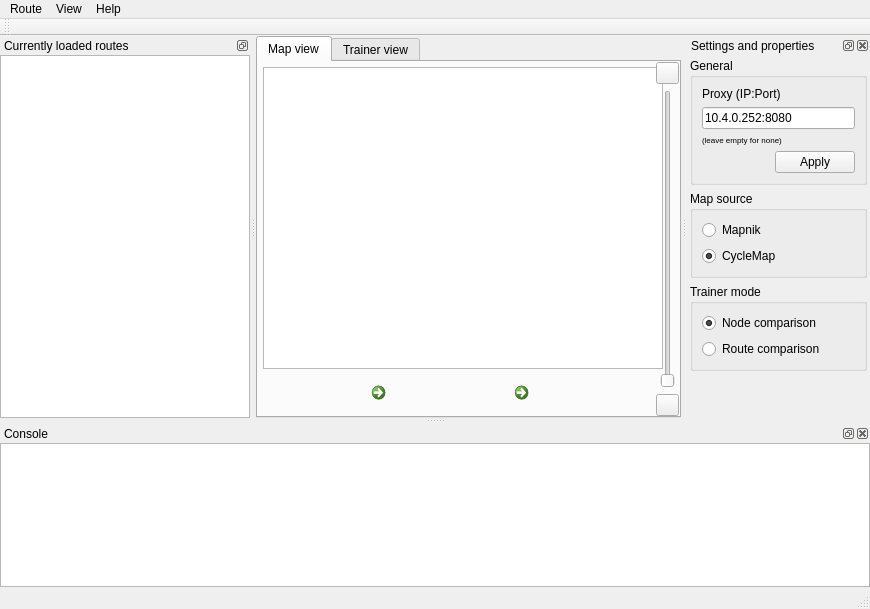
<?xml version="1.0" encoding="UTF-8"?>
<ui version="4.0">
 <class>MainWin</class>
 <widget class="QMainWindow" name="MainWin">
  <property name="geometry">
   <rect>
    <x>0</x>
    <y>0</y>
    <width>870</width>
    <height>609</height>
   </rect>
  </property>
  <property name="sizePolicy">
   <sizepolicy hsizetype="Preferred" vsizetype="Preferred">
    <horstretch>0</horstretch>
    <verstretch>0</verstretch>
   </sizepolicy>
  </property>
  <property name="windowTitle">
   <string>Tour Evaluation and Analysis</string>
  </property>
  <property name="windowIcon">
   <iconset>
    <normaloff>:/icons/icons/32x32_0320/cup.png</normaloff>:/icons/icons/32x32_0320/cup.png</iconset>
  </property>
  <widget class="QWidget" name="centralwidget">
   <property name="sizePolicy">
    <sizepolicy hsizetype="Expanding" vsizetype="Expanding">
     <horstretch>5</horstretch>
     <verstretch>0</verstretch>
    </sizepolicy>
   </property>
   <layout class="QHBoxLayout" name="horizontalLayout_5" stretch="0">
    <property name="sizeConstraint">
     <enum>QLayout::SetDefaultConstraint</enum>
    </property>
    <property name="margin">
     <number>0</number>
    </property>
    <item>
     <widget class="QTabWidget" name="tabwCentre">
      <property name="sizePolicy">
       <sizepolicy hsizetype="Expanding" vsizetype="Expanding">
        <horstretch>5</horstretch>
        <verstretch>10</verstretch>
       </sizepolicy>
      </property>
      <property name="minimumSize">
       <size>
        <width>400</width>
        <height>0</height>
       </size>
      </property>
      <property name="currentIndex">
       <number>0</number>
      </property>
      <property name="tabsClosable">
       <bool>false</bool>
      </property>
      <property name="movable">
       <bool>true</bool>
      </property>
      <widget class="QWidget" name="tabMap">
       <property name="sizePolicy">
        <sizepolicy hsizetype="Preferred" vsizetype="Preferred">
         <horstretch>0</horstretch>
         <verstretch>0</verstretch>
        </sizepolicy>
       </property>
       <attribute name="icon">
        <iconset>
         <normaloff>:/icons/icons/16x16_0560/map.png</normaloff>:/icons/icons/16x16_0560/map.png</iconset>
       </attribute>
       <attribute name="title">
        <string>Map view</string>
       </attribute>
       <layout class="QHBoxLayout" name="horizontalLayout_2">
        <property name="margin">
         <number>0</number>
        </property>
        <item>
         <layout class="QVBoxLayout" name="verticalLayout">
          <property name="margin">
           <number>5</number>
          </property>
          <item>
           <widget class="TEAView" name="graphicsView">
            <property name="sizePolicy">
             <sizepolicy hsizetype="MinimumExpanding" vsizetype="MinimumExpanding">
              <horstretch>0</horstretch>
              <verstretch>0</verstretch>
             </sizepolicy>
            </property>
            <property name="minimumSize">
             <size>
              <width>400</width>
              <height>300</height>
             </size>
            </property>
            <property name="cursor" stdset="0">
             <cursorShape>CrossCursor</cursorShape>
            </property>
            <property name="mouseTracking">
             <bool>true</bool>
            </property>
            <property name="frameShape">
             <enum>QFrame::StyledPanel</enum>
            </property>
            <property name="verticalScrollBarPolicy">
             <enum>Qt::ScrollBarAlwaysOff</enum>
            </property>
            <property name="horizontalScrollBarPolicy">
             <enum>Qt::ScrollBarAlwaysOff</enum>
            </property>
            <property name="renderHints">
             <set>QPainter::Antialiasing|QPainter::HighQualityAntialiasing|QPainter::SmoothPixmapTransform|QPainter::TextAntialiasing</set>
            </property>
            <property name="dragMode">
             <enum>QGraphicsView::ScrollHandDrag</enum>
            </property>
           </widget>
          </item>
          <item>
           <layout class="QHBoxLayout" name="horizontalLayout">
            <item>
             <widget class="QCommandLinkButton" name="cbtnRotateCClockwise">
              <property name="sizePolicy">
               <sizepolicy hsizetype="Fixed" vsizetype="Fixed">
                <horstretch>0</horstretch>
                <verstretch>0</verstretch>
               </sizepolicy>
              </property>
              <property name="maximumSize">
               <size>
                <width>36</width>
                <height>36</height>
               </size>
              </property>
              <property name="text">
               <string/>
              </property>
              <property name="icon">
               <iconset>
                <normaloff>:/icons/icons/32x32_0060/arrow_rotate_anticlockwise.png</normaloff>:/icons/icons/32x32_0060/arrow_rotate_anticlockwise.png</iconset>
              </property>
              <property name="checkable">
               <bool>false</bool>
              </property>
              <property name="autoRepeat">
               <bool>false</bool>
              </property>
             </widget>
            </item>
            <item>
             <widget class="QCommandLinkButton" name="cbtnRotateClockwise">
              <property name="sizePolicy">
               <sizepolicy hsizetype="Fixed" vsizetype="Fixed">
                <horstretch>0</horstretch>
                <verstretch>0</verstretch>
               </sizepolicy>
              </property>
              <property name="maximumSize">
               <size>
                <width>36</width>
                <height>36</height>
               </size>
              </property>
              <property name="cursor">
               <cursorShape>ArrowCursor</cursorShape>
              </property>
              <property name="text">
               <string/>
              </property>
              <property name="icon">
               <iconset>
                <normaloff>:/icons/icons/32x32_0060/arrow_rotate_clockwise.png</normaloff>:/icons/icons/32x32_0060/arrow_rotate_clockwise.png</iconset>
              </property>
             </widget>
            </item>
           </layout>
          </item>
         </layout>
        </item>
        <item>
         <layout class="QVBoxLayout" name="layoutZoom">
          <item>
           <widget class="QPushButton" name="btnZoomIn">
            <property name="sizePolicy">
             <sizepolicy hsizetype="Fixed" vsizetype="Fixed">
              <horstretch>0</horstretch>
              <verstretch>0</verstretch>
             </sizepolicy>
            </property>
            <property name="maximumSize">
             <size>
              <width>23</width>
              <height>23</height>
             </size>
            </property>
            <property name="text">
             <string/>
            </property>
            <property name="icon">
             <iconset>
              <normaloff>:/icons/icons/16x16_0560/magnifier_zoom_in.png</normaloff>:/icons/icons/16x16_0560/magnifier_zoom_in.png</iconset>
            </property>
           </widget>
          </item>
          <item>
           <widget class="QSlider" name="sldZoom">
            <property name="sizePolicy">
             <sizepolicy hsizetype="Fixed" vsizetype="MinimumExpanding">
              <horstretch>0</horstretch>
              <verstretch>0</verstretch>
             </sizepolicy>
            </property>
            <property name="minimumSize">
             <size>
              <width>23</width>
              <height>115</height>
             </size>
            </property>
            <property name="maximumSize">
             <size>
              <width>23</width>
              <height>16777215</height>
             </size>
            </property>
            <property name="maximum">
             <number>18</number>
            </property>
            <property name="pageStep">
             <number>1</number>
            </property>
            <property name="tracking">
             <bool>true</bool>
            </property>
            <property name="orientation">
             <enum>Qt::Vertical</enum>
            </property>
            <property name="invertedAppearance">
             <bool>false</bool>
            </property>
            <property name="invertedControls">
             <bool>false</bool>
            </property>
           </widget>
          </item>
          <item>
           <widget class="QPushButton" name="btnZoomOut">
            <property name="sizePolicy">
             <sizepolicy hsizetype="Fixed" vsizetype="Fixed">
              <horstretch>0</horstretch>
              <verstretch>0</verstretch>
             </sizepolicy>
            </property>
            <property name="maximumSize">
             <size>
              <width>23</width>
              <height>23</height>
             </size>
            </property>
            <property name="text">
             <string/>
            </property>
            <property name="icon">
             <iconset>
              <normaloff>:/icons/icons/16x16_0560/magnifier_zoom_out.png</normaloff>:/icons/icons/16x16_0560/magnifier_zoom_out.png</iconset>
            </property>
           </widget>
          </item>
         </layout>
        </item>
       </layout>
      </widget>
      <widget class="QWidget" name="tabTrainer">
       <attribute name="icon">
        <iconset>
         <normaloff>:/icons/icons/16x16_0220/chart_curve.png</normaloff>:/icons/icons/16x16_0220/chart_curve.png</iconset>
       </attribute>
       <attribute name="title">
        <string>Trainer view</string>
       </attribute>
       <layout class="QGridLayout" name="gridLayout_6">
        <item row="0" column="0">
         <layout class="QGridLayout" name="gridLayout_5">
          <item row="0" column="0">
           <widget class="QComboBox" name="cboxY">
            <property name="sizePolicy">
             <sizepolicy hsizetype="Fixed" vsizetype="Fixed">
              <horstretch>0</horstretch>
              <verstretch>0</verstretch>
             </sizepolicy>
            </property>
           </widget>
          </item>
          <item row="2" column="0">
           <layout class="QHBoxLayout" name="horizontalLayout_3">
            <item>
             <spacer name="horizontalSpacer">
              <property name="orientation">
               <enum>Qt::Horizontal</enum>
              </property>
              <property name="sizeHint" stdset="0">
               <size>
                <width>40</width>
                <height>20</height>
               </size>
              </property>
             </spacer>
            </item>
            <item>
             <widget class="QComboBox" name="cboxX">
              <property name="sizePolicy">
               <sizepolicy hsizetype="Fixed" vsizetype="Fixed">
                <horstretch>0</horstretch>
                <verstretch>0</verstretch>
               </sizepolicy>
              </property>
             </widget>
            </item>
           </layout>
          </item>
          <item row="1" column="0">
           <widget class="QwtPlot" name="qwtPlot"/>
          </item>
         </layout>
        </item>
       </layout>
      </widget>
     </widget>
    </item>
   </layout>
  </widget>
  <widget class="QMenuBar" name="menubar">
   <property name="geometry">
    <rect>
     <x>0</x>
     <y>0</y>
     <width>870</width>
     <height>21</height>
    </rect>
   </property>
   <widget class="QMenu" name="menuRoute">
    <property name="title">
     <string>Route</string>
    </property>
    <addaction name="loadFromFileAction"/>
    <addaction name="loadFromDatabaseAction"/>
    <addaction name="separator"/>
    <addaction name="saveAction"/>
    <addaction name="saveAllAction"/>
    <addaction name="kmlExportAction"/>
    <addaction name="actionExport_as_tea"/>
    <addaction name="separator"/>
    <addaction name="actionCenter_Map"/>
    <addaction name="actionEdit_metadata"/>
    <addaction name="separator"/>
    <addaction name="actionClose_route"/>
    <addaction name="actionDelete_route_from_database"/>
    <addaction name="separator"/>
    <addaction name="exitAction"/>
   </widget>
   <widget class="QMenu" name="menuHelp">
    <property name="title">
     <string>Help</string>
    </property>
    <addaction name="aboutAction"/>
   </widget>
   <widget class="QMenu" name="menuView">
    <property name="title">
     <string>View</string>
    </property>
    <addaction name="consoleAction"/>
    <addaction name="databaseViewAction"/>
    <addaction name="separator"/>
    <addaction name="refreshMapAction"/>
   </widget>
   <addaction name="menuRoute"/>
   <addaction name="menuView"/>
   <addaction name="menuHelp"/>
  </widget>
  <widget class="QStatusBar" name="statusbar"/>
  <widget class="QToolBar" name="tbMain">
   <property name="sizePolicy">
    <sizepolicy hsizetype="Preferred" vsizetype="Fixed">
     <horstretch>0</horstretch>
     <verstretch>0</verstretch>
    </sizepolicy>
   </property>
   <property name="windowTitle">
    <string>Main toolbar</string>
   </property>
   <property name="allowedAreas">
    <set>Qt::AllToolBarAreas</set>
   </property>
   <property name="iconSize">
    <size>
     <width>24</width>
     <height>24</height>
    </size>
   </property>
   <attribute name="toolBarArea">
    <enum>TopToolBarArea</enum>
   </attribute>
   <attribute name="toolBarBreak">
    <bool>false</bool>
   </attribute>
  </widget>
  <widget class="QDockWidget" name="dwBottom">
   <property name="sizePolicy">
    <sizepolicy hsizetype="Preferred" vsizetype="Preferred">
     <horstretch>0</horstretch>
     <verstretch>1</verstretch>
    </sizepolicy>
   </property>
   <property name="minimumSize">
    <size>
     <width>80</width>
     <height>93</height>
    </size>
   </property>
   <property name="windowIcon">
    <iconset>
     <normaloff>icons/32x32_0040/application_xp_terminal.png</normaloff>icons/32x32_0040/application_xp_terminal.png</iconset>
   </property>
   <property name="features">
    <set>QDockWidget::AllDockWidgetFeatures</set>
   </property>
   <property name="allowedAreas">
    <set>Qt::BottomDockWidgetArea</set>
   </property>
   <property name="windowTitle">
    <string>Console</string>
   </property>
   <attribute name="dockWidgetArea">
    <number>8</number>
   </attribute>
   <widget class="QWidget" name="dockWidgetContents_18">
    <property name="sizePolicy">
     <sizepolicy hsizetype="Preferred" vsizetype="Preferred">
      <horstretch>0</horstretch>
      <verstretch>0</verstretch>
     </sizepolicy>
    </property>
    <layout class="QHBoxLayout" name="horizontalLayout_6">
     <property name="spacing">
      <number>0</number>
     </property>
     <property name="sizeConstraint">
      <enum>QLayout::SetDefaultConstraint</enum>
     </property>
     <property name="margin">
      <number>0</number>
     </property>
     <item>
      <widget class="QTextEdit" name="textInformation">
       <property name="sizePolicy">
        <sizepolicy hsizetype="Expanding" vsizetype="Expanding">
         <horstretch>0</horstretch>
         <verstretch>0</verstretch>
        </sizepolicy>
       </property>
       <property name="minimumSize">
        <size>
         <width>0</width>
         <height>0</height>
        </size>
       </property>
       <property name="sizeIncrement">
        <size>
         <width>0</width>
         <height>0</height>
        </size>
       </property>
       <property name="toolTip">
        <string>Information</string>
       </property>
       <property name="frameShape">
        <enum>QFrame::StyledPanel</enum>
       </property>
       <property name="frameShadow">
        <enum>QFrame::Sunken</enum>
       </property>
       <property name="lineWidth">
        <number>1</number>
       </property>
       <property name="midLineWidth">
        <number>0</number>
       </property>
       <property name="readOnly">
        <bool>true</bool>
       </property>
      </widget>
     </item>
    </layout>
   </widget>
  </widget>
  <widget class="QDockWidget" name="dwActiveRoutes">
   <property name="enabled">
    <bool>true</bool>
   </property>
   <property name="sizePolicy">
    <sizepolicy hsizetype="Minimum" vsizetype="Expanding">
     <horstretch>1</horstretch>
     <verstretch>0</verstretch>
    </sizepolicy>
   </property>
   <property name="minimumSize">
    <size>
     <width>100</width>
     <height>250</height>
    </size>
   </property>
   <property name="maximumSize">
    <size>
     <width>250</width>
     <height>524287</height>
    </size>
   </property>
   <property name="floating">
    <bool>false</bool>
   </property>
   <property name="features">
    <set>QDockWidget::DockWidgetFloatable|QDockWidget::DockWidgetMovable</set>
   </property>
   <property name="windowTitle">
    <string>Currently loaded routes</string>
   </property>
   <attribute name="dockWidgetArea">
    <number>1</number>
   </attribute>
   <widget class="QWidget" name="dockWidgetContents_14">
    <layout class="QVBoxLayout" name="verticalLayout_8">
     <property name="sizeConstraint">
      <enum>QLayout::SetDefaultConstraint</enum>
     </property>
     <property name="margin">
      <number>0</number>
     </property>
     <item>
      <widget class="QListWidget" name="listWidget">
       <property name="sizePolicy">
        <sizepolicy hsizetype="Preferred" vsizetype="Preferred">
         <horstretch>0</horstretch>
         <verstretch>0</verstretch>
        </sizepolicy>
       </property>
       <property name="contextMenuPolicy">
        <enum>Qt::CustomContextMenu</enum>
       </property>
       <property name="editTriggers">
        <set>QAbstractItemView::NoEditTriggers</set>
       </property>
       <property name="dragEnabled">
        <bool>true</bool>
       </property>
       <property name="alternatingRowColors">
        <bool>true</bool>
       </property>
       <property name="selectionMode">
        <enum>QAbstractItemView::MultiSelection</enum>
       </property>
       <property name="isWrapping" stdset="0">
        <bool>true</bool>
       </property>
       <property name="viewMode">
        <enum>QListView::ListMode</enum>
       </property>
       <property name="modelColumn">
        <number>0</number>
       </property>
       <property name="wordWrap">
        <bool>true</bool>
       </property>
       <property name="sortingEnabled">
        <bool>false</bool>
       </property>
      </widget>
     </item>
    </layout>
   </widget>
  </widget>
  <widget class="QDockWidget" name="dwSettingsControls">
   <property name="sizePolicy">
    <sizepolicy hsizetype="Minimum" vsizetype="Expanding">
     <horstretch>1</horstretch>
     <verstretch>0</verstretch>
    </sizepolicy>
   </property>
   <property name="minimumSize">
    <size>
     <width>183</width>
     <height>329</height>
    </size>
   </property>
   <property name="windowIcon">
    <iconset>
     <normaloff>icons/32x32_1000/wrench_orange.png</normaloff>icons/32x32_1000/wrench_orange.png</iconset>
   </property>
   <property name="features">
    <set>QDockWidget::AllDockWidgetFeatures</set>
   </property>
   <property name="windowTitle">
    <string>Settings and properties</string>
   </property>
   <attribute name="dockWidgetArea">
    <number>2</number>
   </attribute>
   <widget class="QWidget" name="dockWidgetContents">
    <layout class="QGridLayout" name="gridLayout_3">
     <property name="margin">
      <number>3</number>
     </property>
     <item row="0" column="0">
      <widget class="QGroupBox" name="grpbGeneralSettings">
       <property name="sizePolicy">
        <sizepolicy hsizetype="Preferred" vsizetype="Preferred">
         <horstretch>0</horstretch>
         <verstretch>0</verstretch>
        </sizepolicy>
       </property>
       <property name="title">
        <string>General</string>
       </property>
       <layout class="QGridLayout" name="gridLayout_7">
        <item row="0" column="0">
         <layout class="QVBoxLayout" name="verticalLayout_3">
          <item>
           <widget class="QLabel" name="label">
            <property name="text">
             <string>Proxy (IP:Port)</string>
            </property>
           </widget>
          </item>
          <item>
           <widget class="QLineEdit" name="edtProxy">
            <property name="text">
             <string>10.4.0.252:8080</string>
            </property>
           </widget>
          </item>
          <item>
           <widget class="QLabel" name="label_2">
            <property name="font">
             <font>
              <pointsize>6</pointsize>
             </font>
            </property>
            <property name="text">
             <string>(leave empty for none)</string>
            </property>
           </widget>
          </item>
          <item>
           <layout class="QHBoxLayout" name="horizontalLayout_4">
            <item>
             <spacer name="horizontalSpacer_2">
              <property name="orientation">
               <enum>Qt::Horizontal</enum>
              </property>
              <property name="sizeHint" stdset="0">
               <size>
                <width>40</width>
                <height>20</height>
               </size>
              </property>
             </spacer>
            </item>
            <item>
             <widget class="QPushButton" name="btnGeneralSettings">
              <property name="text">
               <string>Apply</string>
              </property>
             </widget>
            </item>
           </layout>
          </item>
         </layout>
        </item>
       </layout>
      </widget>
     </item>
     <item row="1" column="0">
      <widget class="QGroupBox" name="grpbMapSource">
       <property name="title">
        <string>Map source</string>
       </property>
       <layout class="QGridLayout" name="gridLayout">
        <item row="0" column="0">
         <layout class="QVBoxLayout" name="verticalLayout_4">
          <item>
           <widget class="QRadioButton" name="rbMapnik">
            <property name="text">
             <string>Mapnik</string>
            </property>
            <property name="checked">
             <bool>false</bool>
            </property>
            <attribute name="buttonGroup">
             <string>btngrpMapSource</string>
            </attribute>
           </widget>
          </item>
          <item>
           <widget class="QRadioButton" name="rbCycleMap">
            <property name="text">
             <string>CycleMap</string>
            </property>
            <property name="checked">
             <bool>true</bool>
            </property>
            <attribute name="buttonGroup">
             <string>btngrpMapSource</string>
            </attribute>
           </widget>
          </item>
         </layout>
        </item>
       </layout>
      </widget>
     </item>
     <item row="2" column="0">
      <widget class="QGroupBox" name="grpbTrainerMode">
       <property name="title">
        <string>Trainer mode</string>
       </property>
       <layout class="QGridLayout" name="gridLayout_2">
        <item row="0" column="0">
         <layout class="QVBoxLayout" name="verticalLayout_5">
          <item>
           <widget class="QRadioButton" name="rbNode">
            <property name="text">
             <string>Node comparison</string>
            </property>
            <property name="checked">
             <bool>true</bool>
            </property>
            <attribute name="buttonGroup">
             <string>btngrpTrainerMode</string>
            </attribute>
           </widget>
          </item>
          <item>
           <widget class="QRadioButton" name="rbRoute">
            <property name="text">
             <string>Route comparison</string>
            </property>
            <property name="checked">
             <bool>false</bool>
            </property>
            <attribute name="buttonGroup">
             <string>btngrpTrainerMode</string>
            </attribute>
           </widget>
          </item>
         </layout>
        </item>
       </layout>
      </widget>
     </item>
     <item row="3" column="0">
      <spacer name="verticalSpacer">
       <property name="orientation">
        <enum>Qt::Vertical</enum>
       </property>
       <property name="sizeHint" stdset="0">
        <size>
         <width>20</width>
         <height>40</height>
        </size>
       </property>
      </spacer>
     </item>
    </layout>
   </widget>
  </widget>
  <action name="loadFromFileAction">
   <property name="icon">
    <iconset>
     <normaloff>:/icons/icons/32x32_0320/cup_add.png</normaloff>:/icons/icons/32x32_0320/cup_add.png</iconset>
   </property>
   <property name="text">
    <string>Load from &amp;TEA file</string>
   </property>
   <property name="statusTip">
    <string>Load route from TEA file</string>
   </property>
   <property name="shortcut">
    <string>Ctrl+O</string>
   </property>
  </action>
  <action name="loadFromDatabaseAction">
   <property name="icon">
    <iconset>
     <normaloff>:/icons/icons/32x32_0320/database_add.png</normaloff>:/icons/icons/32x32_0320/database_add.png</iconset>
   </property>
   <property name="text">
    <string>Load from &amp;Database</string>
   </property>
   <property name="statusTip">
    <string>Load route from database</string>
   </property>
  </action>
  <action name="exitAction">
   <property name="icon">
    <iconset>
     <normaloff>:/icons/icons/32x32_0340/door.png</normaloff>:/icons/icons/32x32_0340/door.png</iconset>
   </property>
   <property name="text">
    <string>E&amp;xit</string>
   </property>
   <property name="statusTip">
    <string>Exit TEA</string>
   </property>
  </action>
  <action name="aboutAction">
   <property name="icon">
    <iconset>
     <normaloff>:/icons/icons/32x32_0480/help.png</normaloff>:/icons/icons/32x32_0480/help.png</iconset>
   </property>
   <property name="text">
    <string>About</string>
   </property>
   <property name="statusTip">
    <string>About the TEA program</string>
   </property>
  </action>
  <action name="consoleAction">
   <property name="checkable">
    <bool>true</bool>
   </property>
   <property name="checked">
    <bool>true</bool>
   </property>
   <property name="icon">
    <iconset>
     <normaloff>:/icons/icons/32x32_0040/application_xp_terminal.png</normaloff>:/icons/icons/32x32_0040/application_xp_terminal.png</iconset>
   </property>
   <property name="text">
    <string>Console</string>
   </property>
   <property name="statusTip">
    <string>Display the TEA console</string>
   </property>
   <property name="visible">
    <bool>true</bool>
   </property>
  </action>
  <action name="saveAction">
   <property name="icon">
    <iconset>
     <normaloff>:/icons/icons/32x32_0340/disk.png</normaloff>:/icons/icons/32x32_0340/disk.png</iconset>
   </property>
   <property name="text">
    <string>&amp;Save</string>
   </property>
   <property name="statusTip">
    <string>Save currently selected route</string>
   </property>
  </action>
  <action name="saveAllAction">
   <property name="icon">
    <iconset>
     <normaloff>:/icons/icons/32x32_0340/disk_multiple.png</normaloff>:/icons/icons/32x32_0340/disk_multiple.png</iconset>
   </property>
   <property name="text">
    <string>Save &amp;All</string>
   </property>
   <property name="statusTip">
    <string>Save all currently loaded routes</string>
   </property>
  </action>
  <action name="refreshMapAction">
   <property name="icon">
    <iconset>
     <normaloff>:/icons/icons/32x32_0560/map.png</normaloff>:/icons/icons/32x32_0560/map.png</iconset>
   </property>
   <property name="text">
    <string>Refresh Map</string>
   </property>
   <property name="shortcut">
    <string>R</string>
   </property>
  </action>
  <action name="kmlExportAction">
   <property name="icon">
    <iconset>
     <normaloff>:/icons/icons/32x32_0640/page_save.png</normaloff>:/icons/icons/32x32_0640/page_save.png</iconset>
   </property>
   <property name="text">
    <string>Export as .&amp;kml</string>
   </property>
   <property name="statusTip">
    <string>Export currently selected route as .kml</string>
   </property>
  </action>
  <action name="actionClose_route">
   <property name="icon">
    <iconset>
     <normaloff>:/icons/icons/32x32_0320/cup_delete.png</normaloff>:/icons/icons/32x32_0320/cup_delete.png</iconset>
   </property>
   <property name="text">
    <string>Close route</string>
   </property>
   <property name="statusTip">
    <string>Close the selected route</string>
   </property>
  </action>
  <action name="actionDelete_route_from_database">
   <property name="icon">
    <iconset>
     <normaloff>:/icons/icons/32x32_0320/database_delete.png</normaloff>:/icons/icons/32x32_0320/database_delete.png</iconset>
   </property>
   <property name="text">
    <string>Delete route</string>
   </property>
   <property name="statusTip">
    <string>Delete route from database</string>
   </property>
  </action>
  <action name="actionEdit_metadata">
   <property name="icon">
    <iconset>
     <normaloff>:/icons/icons/32x32_0320/cup_edit.png</normaloff>:/icons/icons/32x32_0320/cup_edit.png</iconset>
   </property>
   <property name="text">
    <string>Edit metadata</string>
   </property>
  </action>
  <action name="actionExport_as_tea">
   <property name="icon">
    <iconset>
     <normaloff>:/icons/icons/32x32_0640/page_white_cup.png</normaloff>:/icons/icons/32x32_0640/page_white_cup.png</iconset>
   </property>
   <property name="text">
    <string>&amp;Export as .tea</string>
   </property>
   <property name="statusTip">
    <string>Export currently selected route as .tea</string>
   </property>
  </action>
  <action name="databaseViewAction">
   <property name="icon">
    <iconset>
     <normaloff>:/icons/icons/32x32_0320/database_go.png</normaloff>:/icons/icons/32x32_0320/database_go.png</iconset>
   </property>
   <property name="text">
    <string>Database</string>
   </property>
   <property name="toolTip">
    <string>View the database</string>
   </property>
   <property name="statusTip">
    <string>View the database</string>
   </property>
   <property name="shortcut">
    <string>D</string>
   </property>
  </action>
  <action name="actionCenter_Map">
   <property name="icon">
    <iconset>
     <normaloff>:/icons/icons/32x32_0060/arrow_in.png</normaloff>:/icons/icons/32x32_0060/arrow_in.png</iconset>
   </property>
   <property name="text">
    <string>&amp;Centre Map On Selected Route</string>
   </property>
  </action>
 </widget>
 <customwidgets>
  <customwidget>
   <class>QwtPlot</class>
   <extends>QFrame</extends>
   <header>qwt_plot.h</header>
   <container>1</container>
  </customwidget>
  <customwidget>
   <class>TEAView</class>
   <extends>QGraphicsView</extends>
   <header location="global">teaview.h</header>
  </customwidget>
 </customwidgets>
 <resources/>
 <connections/>
 <buttongroups>
  <buttongroup name="btngrpMapSource"/>
  <buttongroup name="btngrpTrainerMode"/>
 </buttongroups>
</ui>
